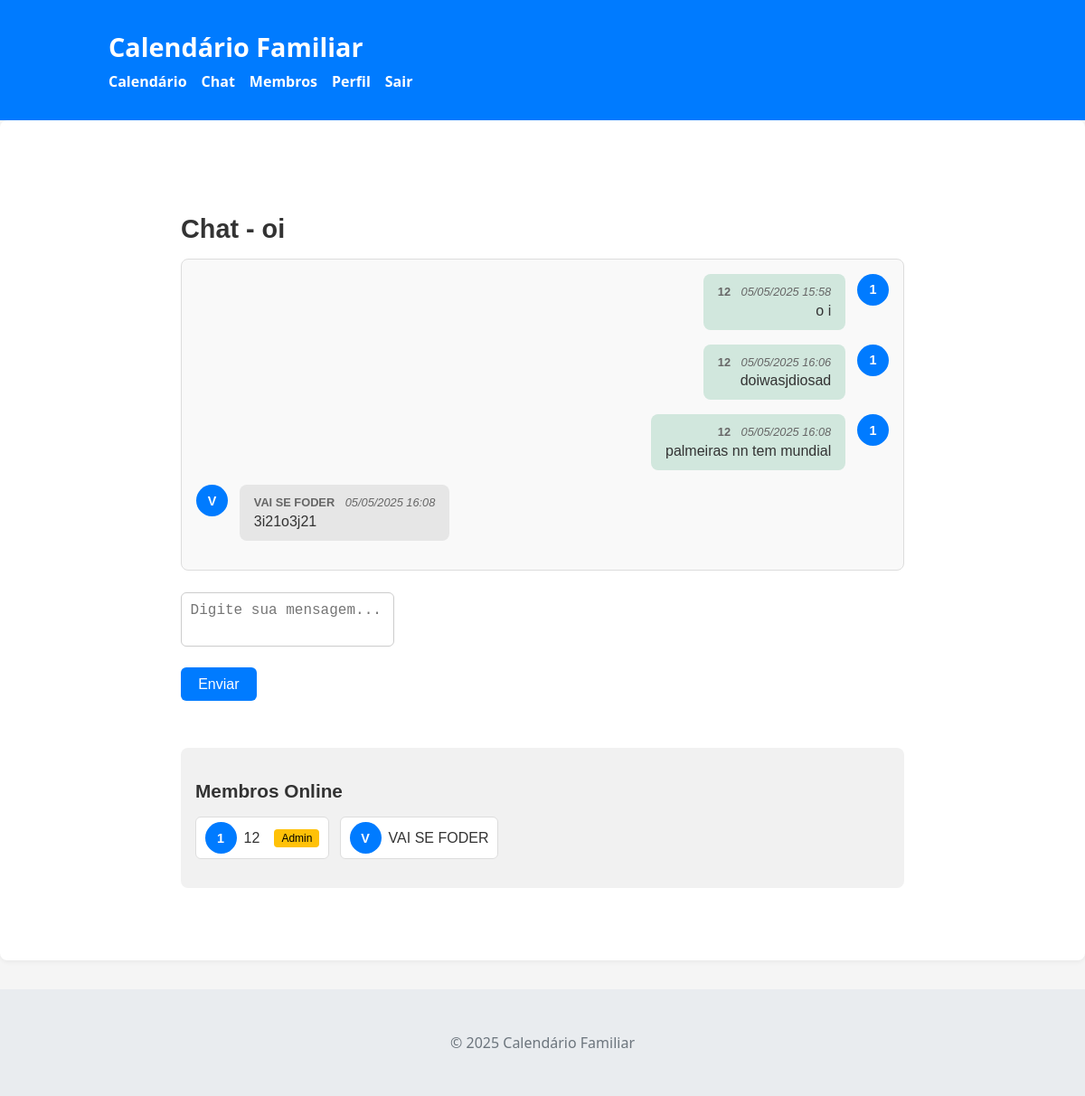
The page /chat (signed in) on the database its author committed.
### app/models.py (models this page shows, shortened)
class Family(db.Model):
    id = db.Column(db.Integer, primary_key=True)
    name = db.Column(db.String(100), nullable=False)
    created_at = db.Column(db.DateTime, nullable=False, default=datetime.utcnow)
    admin_id = db.Column(db.Integer, db.ForeignKey('user.id'), nullable=False)
    members = db.relationship('User', backref='family', lazy=True, foreign_keys=[User.family_id])
    events = db.relationship('Event', backref='family', lazy=True)
    messages = db.relationship('Message', backref='family', lazy=True)
    admins = db.relationship('User', secondary=family_admins, backref='admin_families')

class Message(db.Model):
    id = db.Column(db.Integer, primary_key=True)
    content = db.Column(db.Text, nullable=False)
    timestamp = db.Column(db.DateTime, nullable=False, default=datetime.utcnow)
    user_id = db.Column(db.Integer, db.ForeignKey('user.id'), nullable=False)
    family_id = db.Column(db.Integer, db.ForeignKey('family.id'), nullable=False)

class User(db.Model, UserMixin):
    id = db.Column(db.Integer, primary_key=True)
    username = db.Column(db.String(50), nullable=False)
    email = db.Column(db.String(120), unique=True, nullable=False)
    password = db.Column(db.String(150), nullable=False)
    family_id = db.Column(db.Integer, db.ForeignKey('family.id'))
    events = db.relationship('Event', backref='creator', lazy=True)
    messages = db.relationship('Message', backref='author', lazy=True)

### app/routes.py (the view)
@main.route('/chat')
@login_required
def chat():
    if not current_user.family:
        flash('Você precisa pertencer a um grupo familiar para acessar o chat.')
        return redirect(url_for('main.calendar'))
    form = MessageForm()
    messages = Message.query.filter_by(family_id=current_user.family_id).order_by(Message.timestamp).all()
    return render_template('chat.html', form=form, messages=messages)

### app/forms.py
class MessageForm(FlaskForm):
    content = TextAreaField('Mensagem', validators=[DataRequired()])
    submit = SubmitField('Enviar')

### app/__init__.py (called while the page is built)
def create_app():
    load_dotenv()
    app = Flask(__name__)
    app.config['SECRET_KEY'] = os.environ.get('SECRET_KEY', 'default-secret-key')
    app.config['SQLALCHEMY_DATABASE_URI'] = 'sqlite:///calendario.db'
    app.config['SQLALCHEMY_TRACK_MODIFICATIONS'] = False
    db.init_app(app)
    login_manager.init_app(app)
    from app.routes import main
    app.register_blueprint(main)
    @app.context_processor
    def inject_now():
        return {'now': datetime.utcnow()}
    return app

### app/models.py (called while the page is built)
@login_manager.user_loader
def load_user(user_id):
    return User.query.get(int(user_id))

### app/templates/chat.html (shortened to what this page needs)
{% extends "layout.html" %}
{% block content %}
<div class="chat-container">
    <h2>Chat - {{ current_user.family.name }}</h2>
    <div class="messages-container">
        {% if messages %}
            <ul class="message-list">
                {% for message in messages %}
                    <li class="message-item {% if message.user_id == current_user.id %}own-message{% else %}other-message{% endif %}">
                        <div class="message-avatar">
                            <div class="avatar-circle avatar-small">
                                {{ message.author.username|first|upper }}
                            </div>
                        </div>
                        <div class="message-content">
                            <div class="message-header">
                                <span class="message-author">{{ message.author.username }}</span>
                                <span class="message-time">{{ message.timestamp.strftime('%d/%m/%Y %H:%M') }}</span>
                            </div>
                            <div class="message-text">
                                {{ message.content }}
                            </div>
                        </div>
                    </li>
                {% endfor %}
            </ul>
        {% else %}
            <p class="no-messages">Nenhuma mensagem ainda. Seja o primeiro a enviar!</p>
        {% endif %}
    </div>
    <div class="message-form">
        <form method="POST" action="{{ url_for('main.send_message') }}">
            <div class="form-group message-input">
                {{ form.content(class="form-control", placeholder="Digite sua mensagem...") }}
            </div>
            <div class="form-group message-submit">
                {{ form.submit(class="btn btn-primary") }}
            </div>
        </form>
    </div>
    <div class="chat-members">
        <h3>Membros Online</h3>
        <ul class="member-list">
            {% for member in current_user.family.members %}
                <li class="member-item">
                    <div class="avatar-circle avatar-small">
                        {{ member.username|first|upper }}
                    </div>
                    <span>{{ member.username }}</span>
                    {% if member.id == current_user.family.admin_id %}
                        <span class="admin-badge">Admin</span>
                    {% endif %}
                </li>
            {% endfor %}
        </ul>
    </div>
</div>
{% endblock %}

### app/templates/layout.html (shortened to what this page needs)
<!DOCTYPE html>
<html lang="pt-br">
<head>
    <link rel="stylesheet" href="{{ url_for('static', filename='css/main.css') }}">
    <link rel="stylesheet" href="{{ url_for('static', filename='css/calendar.css') }}">
    <link rel="stylesheet" href="{{ url_for('static', filename='css/chat.css') }}">
    <link rel="stylesheet" href="{{ url_for('static', filename='css/create_group.css') }}">
</head>
<body>
    <header>
        <div class="container">
            <h1 class="logo">Calendário Familiar</h1>
            <nav>
                <ul class="nav-links">
                    {% if current_user.is_authenticated %}
                        <li><a href="{{ url_for('main.calendar') }}">Calendário</a></li>
                        <li><a href="{{ url_for('main.chat') }}">Chat</a></li>
                        {% if current_user.family %}
                            <li><a href="{{ url_for('main.family_members') }}">Membros</a></li>
                        {% endif %}
                        <li><a href="{{ url_for('main.profile') }}">Perfil</a></li>
                        <li><a href="{{ url_for('main.logout') }}">Sair</a></li>
                    {% else %}
                        <li><a href="{{ url_for('main.login') }}">Entrar</a></li>
                        <li><a href="{{ url_for('main.register') }}">Cadastrar</a></li>
                    {% endif %}
                </ul>
            </nav>
        </div>
    </header>
    <main>
        <div class="container">
            {% block content %}{% endblock %}
        </div>
    </main>
    <footer>
        <div class="container">
            <p>&copy; {{ now.year }} Calendário Familiar</p>
        </div>
    </footer>
</body>
</html>

### app/static/css/main.css (style rules this page uses)
body { margin: 0; font-family: 'Segoe UI', Tahoma, Geneva, Verdana, sans-serif; background-color: #f5f5f5; color: #333; }
.container { max-width: 960px; margin: 0 auto; padding: 1rem; }
header { background-color: #007bff; color: white; padding: 1rem 0; }
.logo { margin: 0; font-size: 1.8rem; }
nav { margin-top: 0.5rem; }
.nav-links { list-style: none; padding: 0; display: flex; flex-wrap: wrap; gap: 1rem; margin: 0; }
.nav-links li a { color: white; text-decoration: none; font-weight: bold; }
main { padding: 2rem 0; background-color: #fff; min-height: 70vh; border-radius: 8px; box-shadow: 0 2px 5px rgba(0, 0, 0, 0.05); }
footer { text-align: center; padding: 1rem; background-color: #e9ecef; color: #6c757d; margin-top: 2rem; }

### app/static/css/calendar.css (style rules this page uses)
.avatar-circle { width: 30px; height: 30px; background-color: #007bff; color: white; border-radius: 50%; display: flex; align-items: center; justify-content: center; font-weight: bold; }
.avatar-small { font-size: 0.9rem; }
.btn { padding: 0.4rem 0.8rem; border: none; border-radius: 4px; text-decoration: none; color: white; background-color: #007bff; transition: background-color 0.3s; }

### app/static/css/chat.css (style rules this page uses)
.chat-container { max-width: 800px; margin: 0 auto; padding: 2rem; font-family: Arial, sans-serif; }
.chat-container h2 { font-size: 1.8rem; margin-bottom: 1rem; }
.messages-container { background-color: #f9f9f9; border: 1px solid #ddd; border-radius: 8px; padding: 1rem; max-height: 400px; overflow-y: auto; margin-bottom: 1.5rem; }
.message-list { list-style: none; padding: 0; margin: 0; }
.message-item { display: flex; margin-bottom: 1rem; gap: 0.8rem; }
.own-message { flex-direction: row-reverse; text-align: right; }
.message-avatar { flex-shrink: 0; }
.avatar-circle { width: 35px; height: 35px; background-color: #007bff; color: white; border-radius: 50%; display: flex; align-items: center; justify-content: center; font-weight: bold; font-size: 1rem; }
.avatar-small { font-size: 0.9rem; }
.message-content { background-color: #e6e6e6; padding: 0.75rem 1rem; border-radius: 8px; max-width: 70%; position: relative; }
.own-message .message-content { background-color: #d1e7dd; }
.message-header { font-size: 0.8rem; color: #666; margin-bottom: 0.3rem; }
.message-author { font-weight: bold; margin-right: 0.5rem; }
.message-time { font-style: italic; }
.message-text { font-size: 1rem; color: #333; word-wrap: break-word; }
.message-form { display: flex; flex-direction: row; align-items: center; gap: 1rem; }
.message-input { flex-grow: 1; }
.message-input textarea { resize: none; height: 60px; }
.message-submit .btn { padding: 0.6rem 1.2rem; }
.chat-members { margin-top: 2rem; background-color: #f1f1f1; padding: 1rem; border-radius: 8px; }
.chat-members h3 { font-size: 1.3rem; margin-bottom: 1rem; }
.member-list { list-style: none; padding: 0; display: flex; flex-wrap: wrap; gap: 0.75rem; }
.member-item { display: flex; align-items: center; gap: 0.5rem; padding: 0.3rem 0.6rem; background-color: white; border: 1px solid #ddd; border-radius: 6px; }
.admin-badge { background-color: #ffc107; color: #000; font-size: 0.75rem; padding: 0.2rem 0.5rem; border-radius: 4px; margin-left: 0.5rem; }

### app/static/css/create_group.css (style rules this page uses)
.form-group { margin-bottom: 1.2rem; }
.form-control { width: 100%; padding: 0.6rem; font-size: 1rem; border: 1px solid #ccc; border-radius: 6px; box-sizing: border-box; }
.btn { padding: 0.6rem 1.2rem; border: none; border-radius: 6px; font-size: 1rem; cursor: pointer; text-decoration: none; transition: background-color 0.3s ease; }
.btn-primary { background-color: #007bff; color: white; margin-right: 0.5rem; }

### rows shown on the page
Family: family.name "oi"
Message: author.username|first "1", author.username "12", timestamp "05/05/2025 15:58", content "o i"
Message: author.username|first "1", author.username "12", timestamp "05/05/2025 16:06", content "doiwasjdiosad"
Message: author.username|first "1", author.username "12", timestamp "05/05/2025 16:08", content "palmeiras nn tem mundial"
Message: author.username|first "V", author.username "VAI SE FODER", timestamp "05/05/2025 16:08", content "3i21o3j21"
User: username|first "1", username "12", shows "Admin"
User: username|first "V", username "VAI SE FODER"
